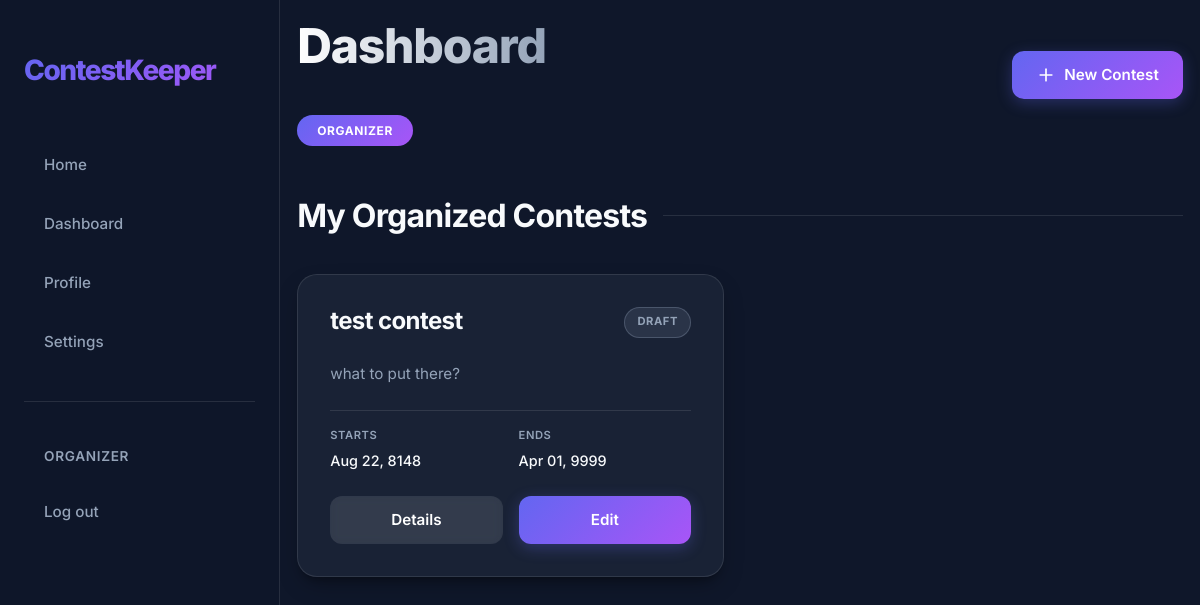
The page /dashboard/ (signed in) on the database its author committed.
### app/models.py (models this page shows, shortened)
class User(AbstractUser):
    first_name = None
    last_name = None
    username = models.CharField(max_length=20, unique=True)
    class Role(models.TextChoices):
        ORGANIZER = "ORGANIZER", "Organizer"
        JURY = "JURY", "Jury"
        PARTICIPANT = "PARTICIPANT", "Participant"
    role = models.CharField(choices=Role.choices, default=Role.PARTICIPANT)
    def is_organizer(self):
        return self.role == self.Role.ORGANIZER

class Contest(models.Model):
    class Status(models.TextChoices):
        DRAFT = "DRAFT", "Draft"
        REGISTRATION = "REGISTRATION", "Registration"
        RUNNING = "RUNNING", "Running"
        FINISHED = "FINISHED", "Finished"
    name = models.CharField(max_length=20)
    description = models.TextField(max_length=200)
    start_date = models.DateTimeField()
    end_date = models.DateTimeField()
    organizer = models.ForeignKey(User, on_delete=models.CASCADE, related_name="organized_contests", null=True, blank=True)
    status = models.CharField(choices=Status.choices, default=Status.DRAFT)
    jurys = models.ManyToManyField(User, related_name="judged_contests", blank=True)
    participants = models.ManyToManyField(User, related_name="participated_contests", blank=True)

### app/views.py (the view)
# urls.py: path("dashboard/", views.dashboard, name="dashboard"),
def dashboard(request):
    if not request.user.is_authenticated:
        return redirect("register")
    user = request.user
    if user.is_organizer():
        contests = user.organized_contests.all()
    elif user.is_jury():
        contests = user.judged_contests.exclude(status=Contest.Status.DRAFT)
    elif user.is_participant():
        contests = user.participated_contests.exclude(status=Contest.Status.DRAFT)
    else:
        contests = Contest.objects.none()
    return render(request, "app/dashboard.html", {"contests": contests})

### app/templates/app/dashboard.html (shortened to what this page needs)
{% load static %}
<!DOCTYPE html>
<html lang="en">
<head>
    <link rel="stylesheet" href="{% static 'css/common.css' %}">
    <link rel="stylesheet" href="{% static 'css/dashboard.css' %}">
</head>
<body>
    {% include 'app/nav.html' %}
    <main class="dashboard-container">
        <header class="dashboard-header">
            <div class="header-left">
                <h1 id="h1">Dashboard</h1>
                <span class="role-badge">{{ user.get_role_display }}</span>
            </div>
            {% if user.is_organizer %}
            <div class="header-actions">
                <a href="{% url 'contest_create' %}" class="btn btn-primary">
                    <svg width="20" height="20" viewBox="0 0 24 24" fill="none" stroke="currentColor" stroke-width="2" stroke-linecap="round" stroke-linejoin="round"><line x1="12" y1="5" x2="12" y2="19"></line><line x1="5" y1="12" x2="19" y2="12"></line></svg>
                    New Contest
                </a>
            </div>
            {% endif %}
        </header>
        <section class="contest-section">
            <h2 class="section-title">
                {% if user.is_organizer %}
                My Organized Contests
                {% elif user.is_jury %}
                Contests to Judge
                {% elif user.is_participant %}
                My Contests
                {% endif %}
            </h2>
            <div class="contest-grid">
                {% for contest in contests %}
                <div class="contest-card">
                    <div class="contest-card-header">
                        <h3>{{ contest.name }}</h3>
                        <span class="status-indicator status-{{ contest.status|lower }}">{{ contest.get_status_display }}</span>
                    </div>
                    <p class="contest-description">{{ contest.description }}</p>
                    <div class="contest-details">
                        <div class="detail-item">
                            <span class="label">Starts</span>
                            <span class="value">{{ contest.start_date|date:"M d, Y" }}</span>
                        </div>
                        <div class="detail-item">
                            <span class="label">Ends</span>
                            <span class="value">{{ contest.end_date|date:"M d, Y" }}</span>
                        </div>
                    </div>
                    <div class="contest-actions">
                        <a href="{% url 'contest_detail' contest.id %}" class="btn btn-secondary">Details</a>
                        {% if user.is_organizer %}
                        <a href="{% url 'contest_edit' contest.id %}" class="btn btn-primary">Edit</a>
                        {% endif %}
                    </div>
                </div>
                {% endfor %}
            </div>
        </section>
    </main>
</body>
</html>

### app/templates/app/nav.html (shortened to what this page needs)
{% load static %}
<nav id="nav">
    <div class="nav-container">
        <a href="{% url 'home' %}" class="nav-logo">ContestKeeper</a>
        <div class="nav-links">
            <button data-url="{% url 'home' %}" class="nav-link" id="homeBtn">Home</button>
            <button data-url="{% url 'dashboard' %}" class="nav-link" id="dashboardBtn">Dashboard</button>
            <button data-url="#" class="nav-link" id="profileBtn">Profile</button>
            <button data-url="#" class="nav-link" id="settingsBtn">Settings</button>
            <hr class="nav-auth-divider">
            {% if user.is_authenticated %}
            <span class="nav-user">{{ user.username }}</span>
            <form method="post" action="{% url 'logout' %}" class="nav-logout-form">
                <button type="submit" class="nav-link">Log out</button>
            </form>
            {% else %}
            <a href="{% url 'register' %}" class="nav-link">Register</a>
            <a href="{% url 'login' %}" class="nav-link">Log in</a>
            {% endif %}
        </div>
    </div>
</nav>
<link rel="stylesheet" href="{% static 'css/nav.css' %}">

### app/static/css/common.css (style rules this page uses)
:root { --primary: #6366f1; --primary-hover: #4f46e5; --secondary: #a855f7; --bg-dark: #0f172a; --bg-card: rgba(30, 41, 59, 0.7); --text-main: #f8fafc; --text-muted: #94a3b8; --border: rgba(255, 255, 255, 0.1); --glass: rgba(255, 255, 255, 0.05); --glass-hover: rgba(255, 255, 255, 0.1); --shadow-lg: 0 10px 25px -5px rgba(0, 0, 0, 0.3), 0 8px 10px -6px rgba(0, 0, 0, 0.3); }
* { margin: 0; box-sizing: border-box; }
body { background-color: var(--bg-dark); color: var(--text-main); font-family: 'Inter', -apple-system, BlinkMacSystemFont, "Segoe UI", Roboto, Helvetica, Arial, sans-serif; line-height: 1.6; min-height: 100vh; }
h1, h2, h3 { color: var(--text-main); letter-spacing: -0.025em; }
#h1 { font-size: 3rem; font-weight: 800; margin-bottom: 2rem; background: linear-gradient(to right, #fff, #94a3b8); -webkit-background-clip: text; background-clip: text; -webkit-text-fill-color: transparent; }
.glass-panel, .contest-card { background: var(--bg-card); backdrop-filter: blur(12px); -webkit-backdrop-filter: blur(12px); border: 1px solid var(--border); border-radius: 1.25rem; transition: all 0.4s cubic-bezier(0.4, 0, 0.2, 1); box-shadow: var(--shadow-lg); min-height: 30vh; min-width: 320px; padding: 2.5rem; display: flex; flex-direction: column; }
.btn { display: inline-flex; align-items: center; justify-content: center; padding: 0.75rem 1.5rem; border-radius: 0.75rem; font-weight: 600; font-size: 0.95rem; text-decoration: none; transition: all 0.2s ease; cursor: pointer; border: none; gap: 0.5rem; }
.btn-primary { background: linear-gradient(135deg, var(--primary) 0%, var(--secondary) 100%); color: white; box-shadow: 0 4px 15px rgba(99, 102, 241, 0.3); }
.btn-secondary { background: rgba(255, 255, 255, 0.1); color: white; backdrop-filter: blur(4px); }
.role-badge { background: linear-gradient(135deg, var(--primary) 0%, var(--secondary) 100%); padding: 0.5rem 1.25rem; border-radius: 9999px; font-size: 0.75rem; font-weight: 700; text-transform: uppercase; letter-spacing: 0.05em; color: white; }
.dashboard-header { display: flex; justify-content: space-between; align-items: center; margin-bottom: 3rem; }
.contest-grid { display: grid; grid-template-columns: repeat(auto-fill, minmax(350px, 1fr)); gap: 2rem; }

### app/static/css/dashboard.css (style rules this page uses)
.dashboard-container { width: 98%; margin: 0 auto; padding: 0.5rem; }
.contest-card { padding: 2rem; display: flex; flex-direction: column; gap: 1.5rem; height: 100%; }
.contest-card-header { display: flex; justify-content: space-between; align-items: flex-start; }
.contest-card h3 { margin: 0; font-size: 1.5rem; font-weight: 700; line-height: 1.2; }
.contest-description { color: var(--text-muted); font-size: 0.95rem; display: -webkit-box; -webkit-line-clamp: 3; line-clamp: 3; -webkit-box-orient: vertical; overflow: hidden; flex-grow: 1; }
.status-indicator { font-size: 0.7rem; padding: 0.35rem 0.75rem; border-radius: 2rem; font-weight: 700; text-transform: uppercase; letter-spacing: 0.05em; border: 1px solid transparent; }
.status-draft { background: rgba(148, 163, 184, 0.15); color: #94a3b8; border-color: rgba(148, 163, 184, 0.3); }
.contest-details { display: grid; grid-template-columns: 1fr 1fr; gap: 1rem; padding-top: 1rem; border-top: 1px solid var(--border); }
.detail-item { display: flex; flex-direction: column; gap: 0.25rem; }
.detail-item .label { font-size: 0.7rem; text-transform: uppercase; color: var(--text-muted); font-weight: 600; letter-spacing: 0.05em; }
.detail-item .value { font-size: 0.9rem; font-weight: 500; }
.contest-actions { display: grid; grid-template-columns: 1fr 1fr; gap: 1rem; margin-top: auto; }
.contest-actions .btn { width: 100%; }
.section-title { font-size: 2rem; margin-bottom: 2rem; display: flex; align-items: center; gap: 1rem; }
.section-title::after { content: ''; flex-grow: 1; height: 1px; background: var(--border); }

### rows shown on the page
User: username "ORGANIZER", role "ORGANIZER"
Contest: name "test contest", status "DRAFT", description "what to put there?", start_date "Aug 22, 8148", end_date "Apr 01, 9999"
